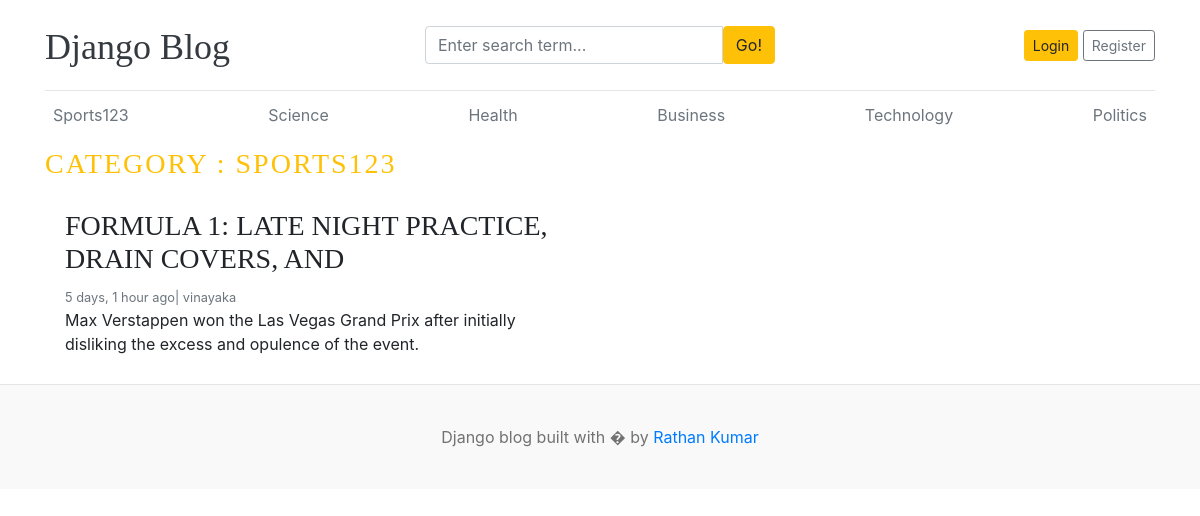
Page /category/1/ on the committed database.
### blogs/models.py (models this page shows, shortened)
class Category(models.Model):
    category = models.CharField(max_length=50)
    created_at = models.DateTimeField(auto_now_add=True)
    updated_at = models.DateTimeField(auto_now=True)
    class Meta:
        verbose_name_plural = 'categories'
    def __str__(self):
        return self.category

class Blog(models.Model):
    title = models.CharField(max_length=50)
    slug = models.SlugField(max_length=100,unique=True,blank=True)
    category = models.ForeignKey(Category,on_delete=models.CASCADE)
    author = models.ForeignKey(User,on_delete=models.CASCADE)
    featured_image = models.ImageField(upload_to="uploads/%Y/%m/%d")
    short_description = models.TextField(max_length=500)
    blog_body = models.TextField(max_length=2000)
    status = models.CharField(max_length=20,choices=STATUS_CHOICES,default=0)
    is_featured = models.BooleanField(default=False)
    created_at = models.DateTimeField(auto_now_add=True)
    updated_at = models.DateTimeField(auto_now=True)

### blogs/views.py (the view)
# urls.py: path('<int:category_id>/',views.posts_by_category,name="posts_by_category"),
def posts_by_category(request,category_id):
    posts=Blog.objects.filter(status="Published",category_id=category_id)
    try:
        category=Category.objects.get(pk=category_id)
    except:
        return redirect("home")
    context={
        "posts":posts,
        "category":category,
    }
    return render(request,"posts_by_category.html",context)

### blogs/context_processors.py (called while the page is built)
def get_categories(request):
    categories=Category.objects.all()
    return dict(categories=categories)

def get_social_links(request):
    social_links=SocialLink.objects.all()
    return dict(social_links=social_links)

### templates/posts_by_category.html (shortened to what this page needs)
{% extends 'base.html' %}
{% block content %}
  <h3 class="text-uppercase text-warning" style="letter-spacing: 2px;">Category : {{category}}</h3>
  <div class="row mb-2">
    {% if posts%}
    {% for post in posts %}
    <div class="col-md-6">
      <div class="card border-0" >
        <div class="card-body">
          <h3>{{post.title}}</h3>
          <small class="mb-1 text-muted">{{post.created_at | timesince}} ago| {{post.author}}</small>
          <p class="card-text">{{post.short_description | truncatewords:25}}</p>
        </div>
      </div>
    </div>
    {% endfor%}
    {% else %}
    <h3>No Articles</h3>
    {% endif %}
  </div>
    </div>
{% endblock %}

### templates/base.html (shortened to what this page needs)
{% load static %}
<!DOCTYPE html>
<html lang="en">
<head>
    <link href="https://getbootstrap.com/docs/4.0/dist/css/bootstrap.min.css" rel="stylesheet">
    <link href="{% static 'css/blog.css' %}" rel="stylesheet">
    <link rel="stylesheet" href="https://cdnjs.cloudflare.com/ajax/libs/font-awesome/4.7.0/css/font-awesome.min.css">
  </head>
<body>
    <div class="container">
      <header class="blog-header py-3">
        <div class="row flex-nowrap justify-content-between align-items-center">
          <div class="col-4 pt-1">
            <a class="blog-header-logo text-dark" href="/">Django Blog</a>
          </div>
          <div class="col-4">
            <form action="{% url 'search' %}" method="GET">
              <div class="input-group">
                <input class="form-control" value="{{keyword}}" type="text" name="keyword" placeholder="Enter search term..." aria-label="Enter search term..." aria-describedby="button-search" />
                <button type="submit" class="btn btn-warning" id="button-search" type="button">Go!</button>
              </div>
            </form>
          </div>
          <div class="col-4 d-flex justify-content-end align-items-center">
            {% if not user.is_authenticated %}
            <a class="btn btn-sm btn-warning" href="{% url 'login' %}">Login</a> &nbsp;
            <a class="btn btn-sm btn-outline-secondary" href="{% url 'register' %}">Register</a>
            {% else %}
            <span><a href="{% url 'dashboard' %}">DashBoard</a></span>
            &emsp;
            <span><a href="{% url 'logout' %}">logout</a></span>
            {% endif %}
          </div>
        </div>
      </header>
      <div class="nav-scroller py-1 mb-2">
        <nav class="nav d-flex justify-content-between">
          {% for category in categories %}
          <a class="p-2 text-muted" href="{% url 'posts_by_category' category.id %}">{{category.category}}</a>
          {% endfor %}
        </nav>
      </div>
{% block content %}
{% endblock %}
<footer class="blog-footer">
  <p>Django blog built with � by <a href="#">Rathan Kumar</a></p>
</footer>
</body>
</html>

### blog_main/static/css/blog.css (style rules this page uses)
.blog-header { border-bottom: 1px solid #e5e5e5; }
.blog-header-logo { font-family: "Playfair Display", Georgia, "Times New Roman", serif; font-size: 2.25rem; }
h1, h2, h3, h4, h5, h6 { font-family: "Playfair Display", Georgia, "Times New Roman", serif; }
.blog-footer { padding: 2.5rem 0; color: #727272; text-align: center; background-color: #f9f9f9; border-top: .05rem solid #e5e5e5; }
.blog-footer p:last-child { margin-bottom: 0; }

### rows in the picture
Category: category "Sports123", category "SPORTS123"
Category: category "Science"
Category: category "Health"
Category: category "Business"
Category: category "Technology"
Category: category "Politics"
Blog: title "FORMULA 1: LATE NIGHT PRACTICE, DRAIN COVERS, AND", created_at "5 days, 1 hour", author "vinayaka", short_description "Max Verstappen won the Las Vegas Grand Prix after initially disliking the excess and opulence of the event."
